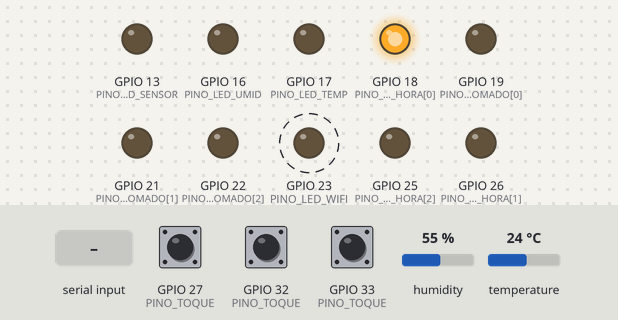
This sketch was run on a simulated ESP32. Shown: output pins drawn as LEDs (lit = HIGH). Dashed ring = blinking. The test bench sets the inputs (shaded band); at power-on: humidity 55 %, GPIO 27 (PINO_TOQUE) HIGH, GPIO 32 (PINO_TOQUE) HIGH, GPIO 33 (PINO_TOQUE) HIGH, temperature 24 °C. WiFi joins after 1.5 s; servers stay silent unless stated; what the sketch prints to the serial monitor is not drawn.

Above: at 5.9 s.
6.0 s: humidity set to 31 %
11.2 s: humidity set to 28 %
At 13.4 s:
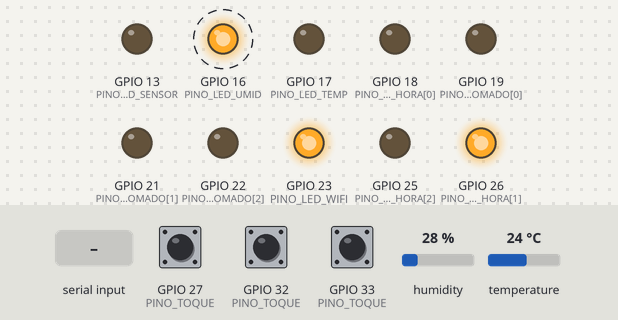
16.5 s: "TX2\n" received over Serial
At 17.12 s:
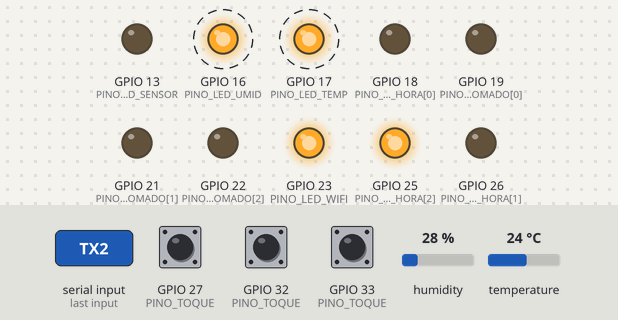
20.0 s: GPIO 27 (PINO_TOQUE) pulled LOW for 0.15 s
At 21.12 s:
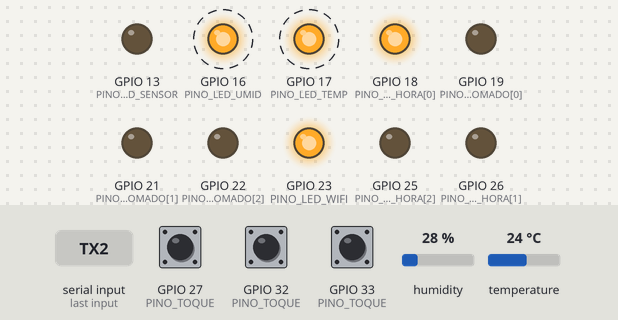
23.5 s: GPIO 32 (PINO_TOQUE) pulled LOW for 0.15 s
At 24.12 s:
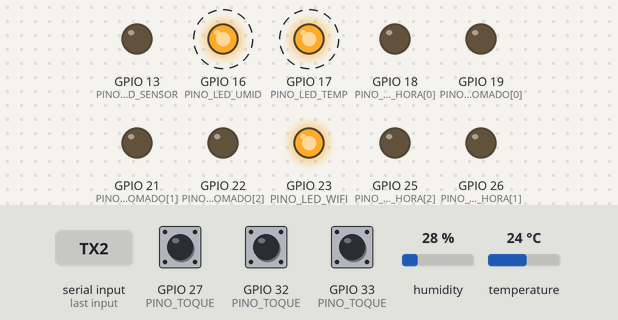
27.0 s: GPIO 33 (PINO_TOQUE) pulled LOW for 0.15 s
At 27.08 s:
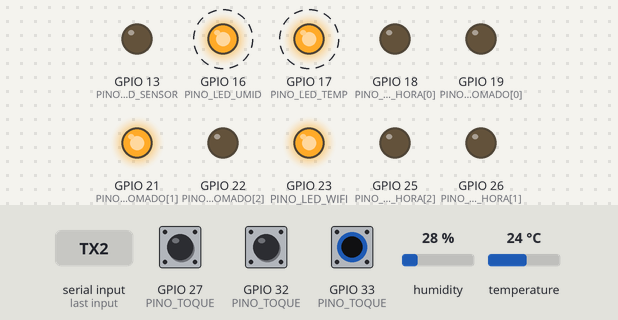
Timing chart, 0 to 31.5 s (numbered marks = the images above; inputs shaded):
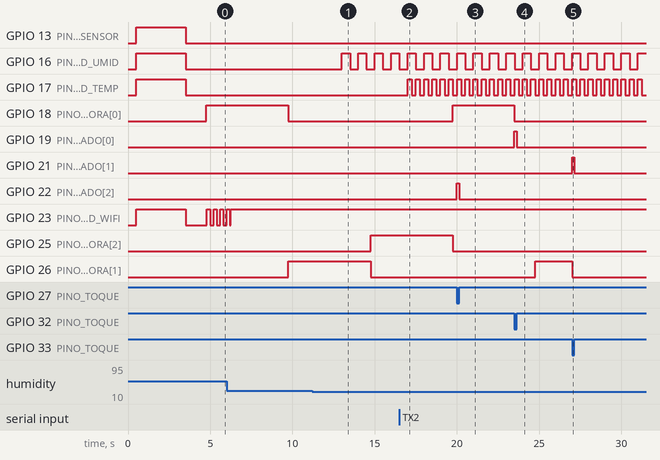

Measured:
- the behaviour switches between 30 and 29 % on humidity (found by bisection; images 0 and 1)
- after the input at 11.2 s, GPIO 16 (PINO_LED_UMID): alternates HIGH for 0.50 s and LOW for 0.50 s, starting after 1.8 s
- after the input at 16.5 s, GPIO 17 (PINO_LED_TEMP): alternates HIGH for 0.25 s and LOW for 0.25 s, starting after 0.50 s
- after the input at 20.0 s, GPIO 22 (PINO_LED_TOMADO[2]): LOW → HIGH at once, → LOW 0.15 s later
- after the input at 23.5 s, GPIO 18 (PINO_LED_HORA[0]): HIGH → LOW after 0.00 s instead of 1.3 s; GPIO 19 (PINO_LED_TOMADO[0]): LOW → HIGH at once, → LOW 0.15 s later
- after the input at 27.0 s, GPIO 21 (PINO_LED_TOMADO[1]): LOW → HIGH at once, → LOW 0.15 s later; GPIO 26 (PINO_LED_HORA[1]): HIGH → LOW after 0.00 s instead of 2.8 s

The sketch:

teste-leds-sensor.ino
```cpp
// Teste da Caixa InfoMed: LEDs + toque no alumínio + sensor + avisos de ambiente + Wi-Fi.
//
// O QUE CADA LED FAZ
//   Amarelos HORA (manhã/tarde/noite): acendem um por vez, 5 segundos cada, em sequência.
//                                      Tocar no alumínio apaga o amarelo daquele compartimento
//                                      até o fim do ciclo; no ciclo seguinte volta ao normal.
//   Azuis TOMADO (manhã/tarde/noite):  só acendem ENQUANTO você encosta no alumínio do compartimento.
//   Vermelho SENSOR:     aceso fixo enquanto o sensor estiver sem sinal; apaga quando volta ao normal.
//   Amarelo UMIDADE:     pisca 1x por segundo se a umidade estiver alta OU baixa demais.
//   Amarelo TEMPERATURA: pisca 2x por segundo se a temperatura estiver alta OU baixa demais.
//   Verde WI-FI:         piscando = conectando | aceso fixo = conectado | apagado = desconectado.
//
// LIGAÇÃO (cada LED: GPIO -> resistor 220~330 ohm -> perna longa; perna curta no GND)
//   LED HORA   (amarelo) manhã -> GPIO 18 | tarde -> GPIO 26 | noite -> GPIO 25
//   LED TOMADO (azul)    manhã -> GPIO 19 | tarde -> GPIO 21 | noite -> GPIO 22
//   Alumínio (toque)     manhã -> GPIO 32 | tarde -> GPIO 33 | noite -> GPIO 27
//   LED SENSOR (vermelho) -> GPIO 13
//   LED UMIDADE (amarelo) -> GPIO 16  (na placa: "RX2")
//   LED TEMPERATURA (amarelo) -> GPIO 17  (na placa: "TX2")
//   LED WI-FI (verde)     -> GPIO 23
//   DHT VCC -> 3V3 | DATA -> GPIO 4 | GND -> GND
//
// IMPORTANTE: não encoste no alumínio nos 2 primeiros segundos (o ESP32 está calibrando o toque).
//
// Bibliotecas: "DHT sensor library" (Adafruit) + "Adafruit Unified Sensor". WiFi.h já vem com o ESP32.
// Usa DHT22? Troque TIPO_SENSOR para DHT22.

#include <WiFi.h>
#include <DHT.h>

// ---------------------------------------------------------------- Wi-Fi
// O nome e a senha ficam no arquivo senha_wifi.h, nesta mesma pasta (ele não vai para o GitHub).
// Crie o senha_wifi.h com estas duas linhas, trocando pelos dados da sua rede 2,4 GHz:
//   #define WIFI_REDE_LOCAL  "NOME_DA_REDE"
//   #define WIFI_SENHA_LOCAL "SENHA_DA_REDE"
#if __has_include("senha_wifi.h")
#include "senha_wifi.h"
#else
#define WIFI_REDE_LOCAL  "NOME_DA_REDE"
#define WIFI_SENHA_LOCAL "SENHA_DA_REDE"
#endif
const char* WIFI_REDE  = WIFI_REDE_LOCAL;
const char* WIFI_SENHA = WIFI_SENHA_LOCAL;
const unsigned long WIFI_TEMPO_TENTATIVA_MS = 15000;  // desiste da tentativa depois de 15 s
const unsigned long WIFI_ESPERA_NOVA_MS     = 10000;  // tenta de novo 10 s depois

// ---------------------------------------------------------------- pinos
const uint8_t PINO_LED_HORA[3]   = {18, 26, 25};  // manhã, tarde, noite (amarelos)
const uint8_t PINO_LED_TOMADO[3] = {19, 21, 22};  // manhã, tarde, noite (azuis)
const uint8_t PINO_TOQUE[3]      = {32, 33, 27};  // manhã, tarde, noite (alumínio)
const char* NOME[3] = {"manha", "tarde", "noite"};

const uint8_t PINO_LED_SENSOR = 13;  // vermelho
const uint8_t PINO_LED_UMID   = 16;  // amarelo
const uint8_t PINO_LED_TEMP   = 17;  // amarelo
const uint8_t PINO_LED_WIFI   = 23;  // verde

#define PINO_SENSOR 4
#define TIPO_SENSOR DHT11

// ---------------------------------------------------------------- limites
const unsigned long TEMPO_LED_MS = 5000;  // cada amarelo HORA fica aceso 5 s
const unsigned long INTERVALO_SENSOR_MS = 2000;  // DHT11 não lê mais rápido que 1x/s
const float LIMIAR_TOQUE = 0.6;  // tocou = valor caiu abaixo de 60% do valor sem toque (igual à caixa)
const int FALHAS_PARA_ALERTA = 3; // 3 leituras seguidas sem sinal (~6 s) = sensor com falha

// Faixa boa para guardar remédios (a maioria das bulas pede 15 a 30 °C)
const float TEMP_MIN = 15.0, TEMP_MAX = 30.0;  // °C
const float UMID_MIN = 30.0, UMID_MAX = 75.0;  // %  (75% é o mesmo limite do alerta do app)

DHT dht(PINO_SENSOR, TIPO_SENSOR);

// ---------------------------------------------------------------- estado
int ledAtual = -1;
bool tomadoNoCiclo[3] = {false, false, false};  // tocou no alumínio neste ciclo manhã/tarde/noite
uint16_t baseToque[3];
bool tocando[3] = {false, false, false};

void marcarTomado(int c);

int falhasSeguidas = 0;
bool sensorComFalha = false;
bool umidForaDaFaixa = false;
bool tempForaDaFaixa = false;
float tempMin = 1000, tempMax = -1000, umidMin = 1000, umidMax = -1000;
unsigned long leituras = 0, falhas = 0;

enum EstadoWifi { WIFI_CONECTANDO, WIFI_CONECTADO, WIFI_DESCONECTADO };
EstadoWifi estadoWifi = WIFI_DESCONECTADO;
unsigned long wifiDesde = 0;

/** Pisca sem delay(): true na primeira metade de cada período */
bool piscando(unsigned long periodoMs) {
  return (millis() % periodoMs) < periodoMs / 2;
}

// ---------------------------------------------------------------- toque
/** Média de várias leituras de toque (o valor oscila um pouco) */
uint16_t lerToque(uint8_t pino) {
  uint32_t soma = 0;
  for (int i = 0; i < 4; i++) soma += touchRead(pino);
  return soma / 4;
}

void calibrarToque() {
  Serial.println(F("Calibrando o toque... NAO encoste no aluminio."));
  for (int c = 0; c < 3; c++) {
    uint32_t soma = 0;
    for (int i = 0; i < 20; i++) { soma += lerToque(PINO_TOQUE[c]); delay(20); }
    baseToque[c] = soma / 20;
    Serial.printf("  %s (GPIO %d): valor sem toque = %u, conta como toque abaixo de %u\n",
                  NOME[c], PINO_TOQUE[c], baseToque[c], (unsigned)(baseToque[c] * LIMIAR_TOQUE));
  }
}

void verificarToque() {
  for (int c = 0; c < 3; c++) {
    uint16_t valor = lerToque(PINO_TOQUE[c]);
    bool agora = valor < baseToque[c] * LIMIAR_TOQUE;
    if (agora == tocando[c]) continue;
    tocando[c] = agora;
    digitalWrite(PINO_LED_TOMADO[c], agora ? HIGH : LOW);
    Serial.printf("[%6lus] %s %s -> LED TOMADO (azul) %s (valor do toque: %u)\n",
                  millis() / 1000, agora ? "TOQUE na" : "Soltou a", NOME[c], agora ? "ACESO" : "apagado", valor);
    if (agora) marcarTomado(c);
  }
}

// ---------------------------------------------------------------- LEDs HORA
// Cada amarelo fica aceso 5 s (manhã -> tarde -> noite). Tocar no alumínio = "remédio tomado":
// o amarelo daquele compartimento apaga e fica apagado até o fim do ciclo.
// Quando o ciclo recomeça (volta para a manhã), todos voltam ao normal.
void acenderHoraAtual() {
  digitalWrite(PINO_LED_HORA[ledAtual], tomadoNoCiclo[ledAtual] ? LOW : HIGH);
}

void proximoLedHora() {
  if (ledAtual >= 0) digitalWrite(PINO_LED_HORA[ledAtual], LOW);
  ledAtual = (ledAtual + 1) % 3;
  if (ledAtual == 0) {
    bool algumTomado = tomadoNoCiclo[0] || tomadoNoCiclo[1] || tomadoNoCiclo[2];
    tomadoNoCiclo[0] = tomadoNoCiclo[1] = tomadoNoCiclo[2] = false;
    if (algumTomado) Serial.printf("[%6lus] Novo ciclo: amarelos de volta ao normal\n", millis() / 1000);
  }
  acenderHoraAtual();
  if (tomadoNoCiclo[ledAtual])
    Serial.printf("[%6lus] Vez da %s: LED HORA (amarelo) fica APAGADO (ja tomado neste ciclo)\n", millis() / 1000, NOME[ledAtual]);
  else
    Serial.printf("[%6lus] LED HORA (amarelo) aceso: %s (GPIO %d) por %lu s\n",
                  millis() / 1000, NOME[ledAtual], PINO_LED_HORA[ledAtual], TEMPO_LED_MS / 1000);
}

void marcarTomado(int c) {
  if (tomadoNoCiclo[c]) return;
  tomadoNoCiclo[c] = true;
  if (c == ledAtual) acenderHoraAtual();  // apaga na hora
  Serial.printf("[%6lus] Remedio da %s TOMADO -> LED HORA (amarelo) da %s apagado ate o fim do ciclo\n",
                millis() / 1000, NOME[c], NOME[c]);
}

// ---------------------------------------------------------------- sensor
// Simulação pelo Monitor Serial (para testar os LEDs sem esquentar/molhar o sensor)
bool simFalha = false, simUmid = false, simTemp = false;

void lerComandos() {
  while (Serial.available()) {
    char c = tolower(Serial.read());
    if (c == 'f') simFalha = !simFalha;
    else if (c == 'u') simUmid = !simUmid;
    else if (c == 't') simTemp = !simTemp;
    else if (c == 'n') simFalha = simUmid = simTemp = false;
    else continue;  // ignora Enter e outras teclas
    Serial.printf(">>> SIMULACAO: falha do sensor %s | umidade alta %s | temperatura alta %s\n",
                  simFalha ? "LIGADA" : "desligada", simUmid ? "LIGADA" : "desligada", simTemp ? "LIGADA" : "desligada");
  }
}

void testeDosLedsDeAviso() {
  Serial.println(F("Teste das lampadas: os 4 LEDs de aviso (vermelho, 2 amarelos, verde) acesos por 3 s..."));
  const uint8_t avisos[] = {PINO_LED_SENSOR, PINO_LED_UMID, PINO_LED_TEMP, PINO_LED_WIFI};
  for (uint8_t p : avisos) digitalWrite(p, HIGH);
  delay(3000);
  for (uint8_t p : avisos) digitalWrite(p, LOW);
  Serial.println(F("Se algum NAO acendeu agora, o problema e a ligacao daquele LED (perna invertida, resistor ou pino errado)."));
}

void lerSensor() {
  // força uma leitura nova (a biblioteca devolve a anterior se passaram menos de 2 s)
  float temp = dht.readTemperature(false, true);
  float umid = dht.readHumidity();
  if (simFalha) temp = umid = NAN;
  if (!isnan(temp) && simTemp) temp = 35.0;
  if (!isnan(umid) && simUmid) umid = 85.0;

  if (isnan(umid) || isnan(temp)) {
    falhas++;
    falhasSeguidas++;
    Serial.printf("[%6lus] ERRO no sensor: sem leitura (%d de %d seguidas para acender o vermelho, %lu no total). Confira VCC/GND, o fio no GPIO %d e o tipo do sensor.\n",
                  millis() / 1000, falhasSeguidas, FALHAS_PARA_ALERTA, falhas, PINO_SENSOR);
    if (falhasSeguidas >= FALHAS_PARA_ALERTA && !sensorComFalha) {
      sensorComFalha = true;
      umidForaDaFaixa = tempForaDaFaixa = false;  // sem dado, não dá para avaliar o ambiente
      Serial.println(F("         >>> LED SENSOR (vermelho) ACESO: sensor sem sinal"));
    }
    return;
  }

  falhasSeguidas = 0;
  if (sensorComFalha) {
    sensorComFalha = false;
    Serial.println(F("         >>> LED SENSOR (vermelho) apagado: sensor voltou ao normal"));
  }

  leituras++;
  tempMin = min(tempMin, temp); tempMax = max(tempMax, temp);
  umidMin = min(umidMin, umid); umidMax = max(umidMax, umid);
  float sensacao = dht.computeHeatIndex(temp, umid, false);

  bool estavaUmid = umidForaDaFaixa, estavaTemp = tempForaDaFaixa;
  umidForaDaFaixa = umid < UMID_MIN || umid > UMID_MAX;
  tempForaDaFaixa = temp < TEMP_MIN || temp > TEMP_MAX;

  const char* textoUmid = umid > UMID_MAX ? "UMIDADE ALTA" : umid < UMID_MIN ? "UMIDADE BAIXA" : "umidade ok";
  const char* textoTemp = temp > TEMP_MAX ? "TEMPERATURA ALTA" : temp < TEMP_MIN ? "TEMPERATURA BAIXA" : "temperatura ok";

  Serial.printf("[%6lus] Temp: %5.1f C | Umid: %5.1f %% | Sensacao: %5.1f C | %s, %s\n",
                millis() / 1000, temp, umid, sensacao, textoTemp, textoUmid);

  if (umidForaDaFaixa != estavaUmid)
    Serial.printf("         >>> LED UMIDADE (amarelo) %s\n", umidForaDaFaixa ? "PISCANDO 1x/s" : "apagado");
  if (tempForaDaFaixa != estavaTemp)
    Serial.printf("         >>> LED TEMPERATURA (amarelo) %s\n", tempForaDaFaixa ? "PISCANDO 2x/s" : "apagado");

  if (leituras % 10 == 0) {
    Serial.printf("         -- min/max  Temp: %.1f / %.1f C | Umid: %.1f / %.1f %% | leituras: %lu, falhas: %lu --\n",
                  tempMin, tempMax, umidMin, umidMax, leituras, falhas);
  }
}

// ---------------------------------------------------------------- Wi-Fi
void conectarWifi() {
  Serial.printf("[%6lus] Wi-Fi: conectando na rede \"%s\"... (LED verde piscando)\n", millis() / 1000, WIFI_REDE);
  WiFi.disconnect();
  WiFi.begin(WIFI_REDE, WIFI_SENHA);
  estadoWifi = WIFI_CONECTANDO;
  wifiDesde = millis();
}

void cuidarWifi() {
  bool conectado = WiFi.status() == WL_CONNECTED;
  unsigned long passou = millis() - wifiDesde;

  switch (estadoWifi) {
    case WIFI_CONECTANDO:
      if (conectado) {
        estadoWifi = WIFI_CONECTADO;
        Serial.printf("[%6lus] Wi-Fi: CONECTADO (LED verde fixo) | IP %s | sinal %d dBm\n",
                      millis() / 1000, WiFi.localIP().toString().c_str(), WiFi.RSSI());
      } else if (passou > WIFI_TEMPO_TENTATIVA_MS) {
        estadoWifi = WIFI_DESCONECTADO;
        wifiDesde = millis();
        WiFi.disconnect();
        Serial.printf("[%6lus] Wi-Fi: nao conectou (LED verde apagado). Confira nome/senha e se a rede e 2,4 GHz. Nova tentativa em %lu s.\n",
                      millis() / 1000, WIFI_ESPERA_NOVA_MS / 1000);
      }
      break;
    case WIFI_CONECTADO:
      if (!conectado) {
        estadoWifi = WIFI_DESCONECTADO;
        wifiDesde = millis();
        Serial.printf("[%6lus] Wi-Fi: DESCONECTADO (LED verde apagado). Nova tentativa em %lu s.\n",
                      millis() / 1000, WIFI_ESPERA_NOVA_MS / 1000);
      }
      break;
    case WIFI_DESCONECTADO:
      if (passou > WIFI_ESPERA_NOVA_MS) conectarWifi();
      break;
  }
}

// ---------------------------------------------------------------- LEDs de aviso
void atualizarLedsAviso() {
  digitalWrite(PINO_LED_SENSOR, sensorComFalha ? HIGH : LOW);
  digitalWrite(PINO_LED_UMID, umidForaDaFaixa && piscando(1000) ? HIGH : LOW);  // 1x por segundo
  digitalWrite(PINO_LED_TEMP, tempForaDaFaixa && piscando(500) ? HIGH : LOW);   // 2x por segundo
  bool verde = estadoWifi == WIFI_CONECTADO || (estadoWifi == WIFI_CONECTANDO && piscando(400));
  digitalWrite(PINO_LED_WIFI, verde ? HIGH : LOW);
}

// ---------------------------------------------------------------- principal
void setup() {
  Serial.begin(115200);
  delay(500);
  const uint8_t saidas[] = {18, 26, 25, 19, 21, 22, PINO_LED_SENSOR, PINO_LED_UMID, PINO_LED_TEMP, PINO_LED_WIFI};
  for (uint8_t p : saidas) { pinMode(p, OUTPUT); digitalWrite(p, LOW); }
  dht.begin();

  Serial.println();
  Serial.println(F("=== Caixa InfoMed - teste dos LEDs, toque, sensor e Wi-Fi ==="));
  testeDosLedsDeAviso();
  calibrarToque();
  Serial.println(F("Simular pelo Monitor Serial (digite e Enter): f = falha do sensor | u = umidade alta | t = temperatura alta | n = normal"));
  Serial.println(F("Amarelos HORA: 5 s cada (manha -> tarde -> noite); tocar no aluminio apaga o amarelo ate o fim do ciclo. Azuis: acesos enquanto encosta."));
  Serial.printf("Sensor: %s no GPIO %d | faixa boa: %.0f a %.0f C e %.0f a %.0f%% de umidade\n\n",
                TIPO_SENSOR == DHT11 ? "DHT11" : "DHT22", PINO_SENSOR, TEMP_MIN, TEMP_MAX, UMID_MIN, UMID_MAX);

  WiFi.mode(WIFI_STA);
  WiFi.setAutoReconnect(false);  // quem decide quando reconectar é o cuidarWifi()
  conectarWifi();
}

void loop() {
  // Sem delay(): LEDs, toque, sensor e Wi-Fi andam cada um no seu ritmo.
  static unsigned long ultimoLed = 0, ultimoSensor = 0;
  static bool primeiraVez = true;
  unsigned long agora = millis();

  verificarToque();  // o tempo todo, para o azul responder na hora
  cuidarWifi();
  lerComandos();

  if (primeiraVez || agora - ultimoLed >= TEMPO_LED_MS) {
    ultimoLed = agora;
    proximoLedHora();
  }
  if (primeiraVez || agora - ultimoSensor >= INTERVALO_SENSOR_MS) {
    ultimoSensor = agora;
    lerSensor();
  }
  primeiraVez = false;

  atualizarLedsAviso();
}
```
